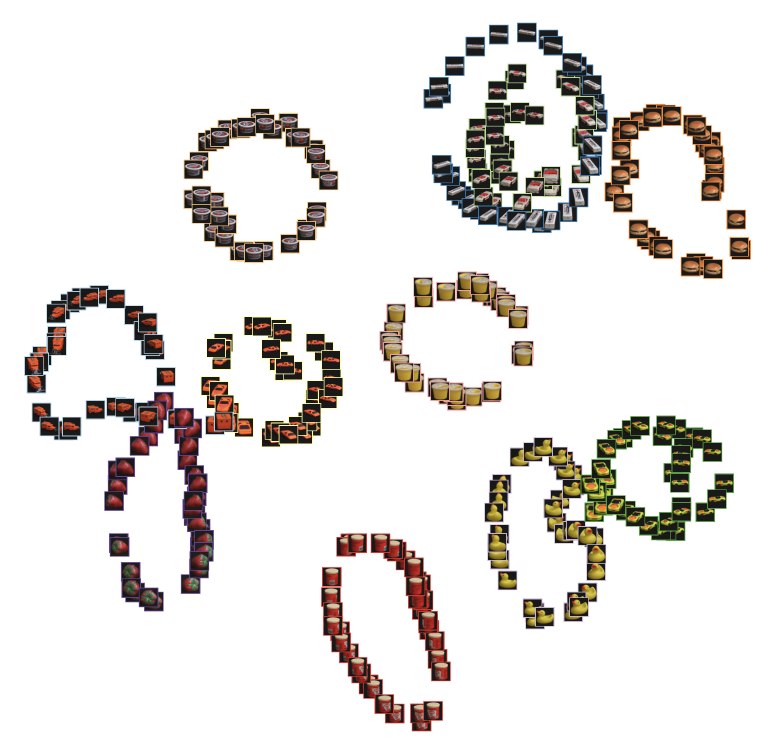
#> input picture examples/coil100.png, 1550 x 1504 px (shown at 1/2 size); its folder holds only this picture in this run
$ python -i resize.py   (imports and definitions only)
#> lines starting #> are read from the running program, lines starting #| are printed output that depends on the picture
import os
import sys
import PIL.ImageOps
import cv2
import numpy as np
from PIL import Image


def resize_img(file, save_dir, dim=[50, 50]):
#> called with file = '../examples/coil100.png', save_dir = 'out.png'
    filename = save_dir + file.split("/")[-1]
    if os.path.exists(filename):
        print("Skipping...")
    try:
        # img = cv2.imread(file, cv2.IMREAD_UNCHANGED)
        img = Image.open(r"{}".format(file))
#> img is the input picture: PIL image 1550x1504 RGBA; mean R, G, B, A 229.8, 226.7, 224.1, 255
        print(img.size)
#| (1550, 1504)
    except:
        print(sys.exc_info())
        print("FAILURE reading!")
        return

    # for i in [0, 1]:
    #     if img.size[i] < dim[i]:
    #         dim[i] = img.size[i]

    dim = tuple(dim)
    try:
        # resized = cv2.resize(img, dim, interpolation = cv2.INTER_AREA)
        resized = img.resize(dim, resample=0)
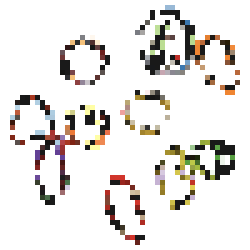
#> resized: PIL image 50x50 RGBA (shown 5 times larger); mean R, G, B, A 230.4, 227.4, 224.5, 255

    except:
        print("FAILURE resizing!")
        return

    # if resized.shape[0]<200:
    #     resized = cv2.resize(img, dim, interpolation = cv2.INTER_NEAREST)
    print(resized.size)
#| (50, 50)
    print("Saving to: {}".format(save_dir + file.split("/")[-1]))
    # cv2.imwrite(filename, resized)
    resized.save(filename)


# [79 lines left out: functions resize_all, rename_data, save_images, not called in this run]

>>> result = resize_img('../examples/coil100.png', 'out.png')
